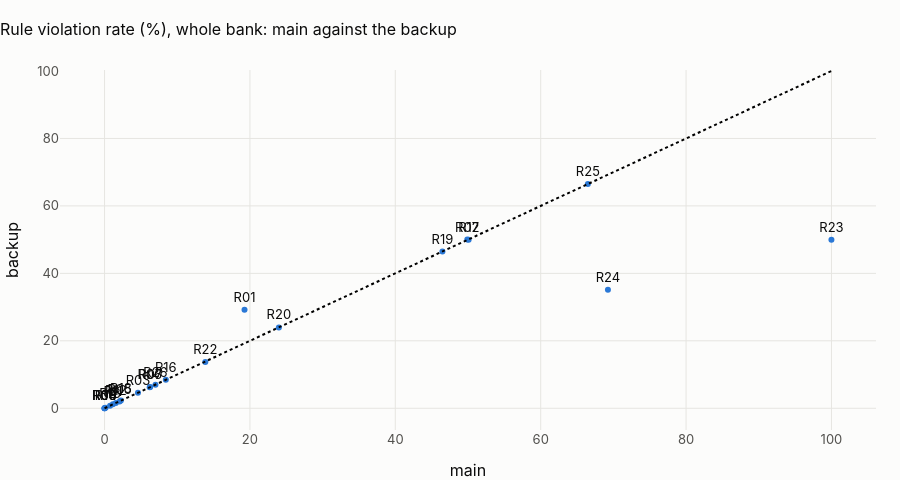

The notebook cell saved with this chart:
### Markdown cell above
## 4 · Integrity rules, whole bank

### Code cell
slo = read("rule_slo")
bank_slo = slo[slo.country == "ALL"].pivot_table(
    index="rule_id", columns="dataset", values="country_rate_pct"
)
bank_slo["difference (points)"] = (bank_slo.backup - bank_slo.main).round(2)
bank_slo["SLO max"] = slo[slo.country == "ALL"].groupby("rule_id").global_max_pct.first()
show(bank_slo.round(2).sort_values("difference (points)", key=abs, ascending=False), paging=False)
fig = px.scatter(
    bank_slo.reset_index(),
    x="main",
    y="backup",
    hover_name="rule_id",
    text="rule_id",
    title="Rule violation rate (%), whole bank: main against the backup",
)
fig.add_shape(type="line", x0=0, y0=0, x1=100, y1=100, line=dict(dash="dot"))
fig.update_traces(textposition="top center")
fig.update_layout(height=480)
fig.show()

### Figure 1 — Plotly figure (JSON) as saved in the notebook; plotly's stock layout.template omitted (floating-point values rounded to 4 significant figures)
{"data": [{"hovertemplate": "<b>%{hovertext}</b><br><br>main=%{x}<br>backup=%{y}<br>rule_id=%{text}<extra></extra>", "hovertext": ["R01", "R02", "R03", "R04", "R05", "R06", "R07", "R08", "R09", "R10", "R11", "R12", "R13", "R15", "R16", "R17", "R18", "R19", "R20", "R21", "R22", "R23", "R24", "R25", "R26", "R27"], "legendgroup": "", "marker": {"color": "#2a78d6", "symbol": "circle"}, "mode": "markers+text", "name": "", "orientation": "v", "showlegend": false, "text": ["R01", "R02", "R03", "R04", "R05", "R06", "R07", "R08", "R09", "R10", "R11", "R12", "R13", "R15", "R16", "R17", "R18", "R19", "R20", "R21", "R22", "R23", "R24", "R25", "R26", "R27"], "textposition": "top center", "type": "scatter", "x": [19.26, 49.9, 4.596, 0.0, 2.071, 6.211, 6.278, 0.0, 0.0, 0.149, 1.149, 1.549, 0.758, 8.306, 8.432, 50.09, 2.249, 46.48, 23.98, 50.06, 13.86, 100.0, 69.25, 66.49, 7.005, 100.0], "xaxis": "x", "y": [29.22, 50.02, 4.585, 0.0, 2.001, 6.217, 6.267, 0.0, 0.0, 0.151, 1.149, 1.549, 0.758, NaN, 8.432, 49.94, 2.266, 46.44, 23.98, NaN, 13.74, 49.98, 35.17, 66.49, 6.998, NaN], "yaxis": "y"}], "layout": {"height": 480, "legend": {"tracegroupgap": 0}, "shapes": [{"line": {"dash": "dot"}, "type": "line", "x0": 0, "x1": 100, "y0": 0, "y1": 100}], "title": {"text": "Rule violation rate (%), whole bank: main against the backup"}, "xaxis": {"anchor": "y", "domain": [0.0, 1.0], "title": {"text": "main"}}, "yaxis": {"anchor": "x", "domain": [0.0, 1.0], "title": {"text": "backup"}}}}
